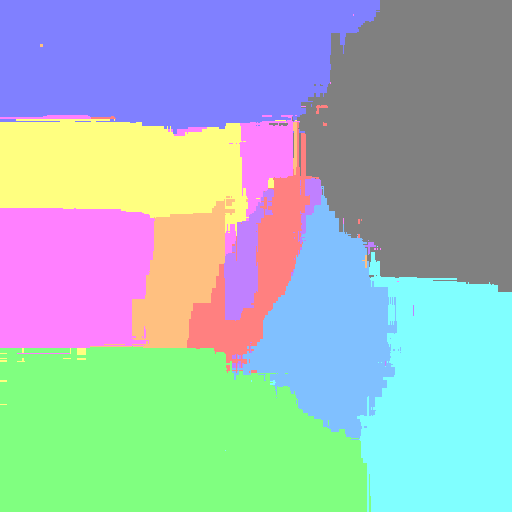
#> input picture lv1_python_sample_code/lv1_targets/classifier_01.png, 512 x 512 px
$ python clone1.py lv1_targets/classifier_01.png lv1_targets/classifier_02.png
#> lines starting #> are read from the running program, lines starting #| are printed output that depends on the picture
#> in load, self.img is the input picture: PIL image 512x512 RGB; mean R, G, B 159.9, 186, 186.4
### lv1_python_sample_code/evaluation.py
# coding: UTF-8

import numpy as np
from PIL import Image
from labels import ID2COLOR

# ターゲット認識器を表現する画像のサイズ
IMAGE_SIZE = 512

# 構築したクローン認識器を評価するためのクラス
class LV1_Evaluator:

    def __init__(self):
        h = IMAGE_SIZE // 2
        self.size = IMAGE_SIZE * IMAGE_SIZE
        self.samples = np.zeros((self.size, 2))
        for i in range(0, self.size):
            x = i % IMAGE_SIZE
            y = i // IMAGE_SIZE
            self.samples[i][0] = np.float32((x - h) / h)
            self.samples[i][1] = np.float32(-(y - h) / h)
        self.samples = np.float32(self.samples)

    # クローン認識器を可視化する（可視化結果を画像として保存する）
    #   model: クローン認識器
    #   filename: 可視化結果の保存先画像のファイルパス
    def visualize(self, model, filename):
#> called with filename = 'lv1_targets/classifier_02.png'
        self.clone_labels = model.predict(self.samples)
        img = Image.new('RGB', (IMAGE_SIZE, IMAGE_SIZE))
#> img: PIL image 512x512 RGB; every value is 0
        for i in range(0, self.size):
            x = i % IMAGE_SIZE
            y = i // IMAGE_SIZE
            img.putpixel((x, y), ID2COLOR[self.clone_labels[i]])
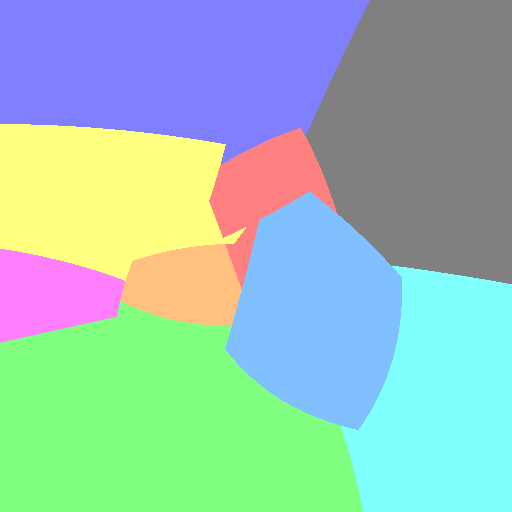
#> img: PIL image 512x512 RGB; mean R, G, B 153.3, 193.4, 183.3
        img.save(filename)

    # ターゲット認識器とクローン認識器の出力の一致率を求める
    #   target: ターゲット認識器
    #   model: クローン認識器
    def calc_accuracy(self, target, model):
        self.target_labels = target.predict(self.samples)
        self.clone_labels = model.predict(self.samples)
        n = np.count_nonzero(self.target_labels - self.clone_labels)
        return (self.size - n) / self.size

### lv1_python_sample_code/labels.py
# coding: UTF-8

# クラスラベルIDから可視化時の色を取得
ID2COLOR = [
    (128,128,255),
    (128,255,255),
    (128,255,128),
    (255,255,128),
    (255,128,128),
    (255,128,255),
    (128,128,128),
    (128,192,255),
    (255,192,128),
    (192,128,255)
]

# 可視化時の色からクラスラベルIDを取得
def COLOR2ID(color):
    for i in range(0, len(ID2COLOR)):
        if color == ID2COLOR[i]:
            return i
    return -1

### lv1_python_sample_code/clone1.py
# coding: UTF-8

import sys
import numpy as np
from PIL import Image
from sklearn import svm
from labels import COLOR2ID
from evaluation import IMAGE_SIZE
from evaluation import LV1_Evaluator

# ターゲット認識器を表現するクラス
# ターゲット認識器は2次元パターン（512x512の画像）で与えられるものとする
class LV1_TargetClassifier:

    # ターゲット認識器をロード
    #   filename: ターゲット認識器を表現する画像のファイルパス
    def load(self, filename):
        self.img = Image.open(filename)

    # 入力された二次元特徴量に対し，その認識結果（クラスラベルID）を返す
    def predict_once(self, x1, x2):
        h = IMAGE_SIZE // 2
        x = max(0, min(IMAGE_SIZE - 1, np.round(h * x1 + h)))
        y = max(0, min(IMAGE_SIZE - 1, np.round(h - h * x2)))
        return COLOR2ID(self.img.getpixel((x, y)))

    # 入力された二次元特徴量の集合に対し，各々の認識結果を返す
    def predict(self, features):
        labels = np.zeros(features.shape[0])
        for i in range(0, features.shape[0]):
            labels[i] = self.predict_once(features[i][0], features[i][1])
        return np.int32(labels)

# クローン認識器を表現するクラス
# このサンプルコードでは単純な 1-nearest neighbor 認識器とする（sklearnを使用）
# 下記と同型の fit メソッドと predict メソッドが必要
class LV1_UserDefinedClassifier:

    def __init__(self):
        self.clf = svm.SVC()

    # クローン認識器の学習
    #   (features, labels): 訓練データ（特徴量とラベルのペアの集合）
    def fit(self, features, labels):
        self.clf.fit(features, labels)

    # 未知の二次元特徴量を認識
    #   features: 認識対象の二次元特徴量の集合
    def predict(self, features):
        labels = self.clf.predict(features)
        return np.int32(labels)

# ターゲット認識器に入力する二次元特徴量をサンプリングする関数
#   n_samples: サンプリングする特徴量の数
def LV1_user_function_sampling(n_samples=1):
    features = np.zeros((n_samples, 2))
    for i in range(0, n_samples):
        # このサンプルコードでは[-1, 1]の区間をランダムサンプリングするものとする
        features[i][0] = 2 * np.random.rand() - 1
        features[i][1] = 2 * np.random.rand() - 1
    return np.float32(features)


# クローン処理の実行
# 第一引数でターゲット認識器を表す画像ファイルのパスを，
# 第二引数でクローン認識器の可視化結果を保存する画像ファイルのパスを，
# それぞれ指定するものとする
if __name__ == '__main__':

    if len(sys.argv) < 3:
        print("usage: clone.py /target/classifier/image/path /output/image/path")
        exit(0)

    # ターゲット認識器を用意
    target = LV1_TargetClassifier()
    target.load(sys.argv[1]) # 第一引数で指定された画像をターゲット認識器としてロード
    print("\nA target recognizer was loaded from {0} .".format(sys.argv[1]))

    # ターゲット認識器への入力として用いる二次元特徴量を用意
    # このサンプルコードではひとまず1000サンプルを用意することにする
    n = 100
    features = LV1_user_function_sampling(n_samples=n)
    print("\n{0} features were sampled.".format(n))

    # ターゲット認識器に用意した入力特徴量を入力し，各々に対応するクラスラベルIDを取得
    labels = target.predict(features)
    print("\nThe sampled features were recognized by the target recognizer.")

    # クローン認識器を学習
    model = LV1_UserDefinedClassifier()
    model.fit(features, labels)
    print("\nA clone recognizer was trained.")

    # 学習したクローン認識器を可視化し，精度を評価
    evaluator = LV1_Evaluator()
    evaluator.visualize(model, sys.argv[2])
    print("\nThe clone recognizer was visualized and saved to {0} .".format(sys.argv[2]))
    print("\naccuracy: {0}".format(evaluator.calc_accuracy(target, model)))

$ run again, on lv1_python_sample_code/lv1_targets/classifier_03.png
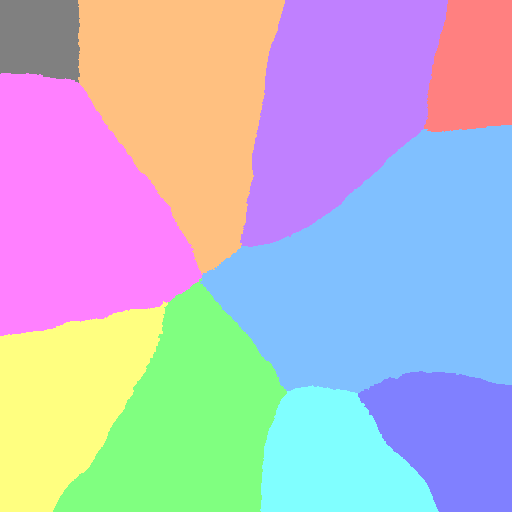
#> input picture lv1_python_sample_code/lv1_targets/classifier_03.png, 512 x 512 px
#> in load, self.img is the input picture: PIL image 512x512 RGB; mean R, G, B 186.9, 183.5, 204.4
#> after the loop in visualize, `for i in range(0, self.size):`:
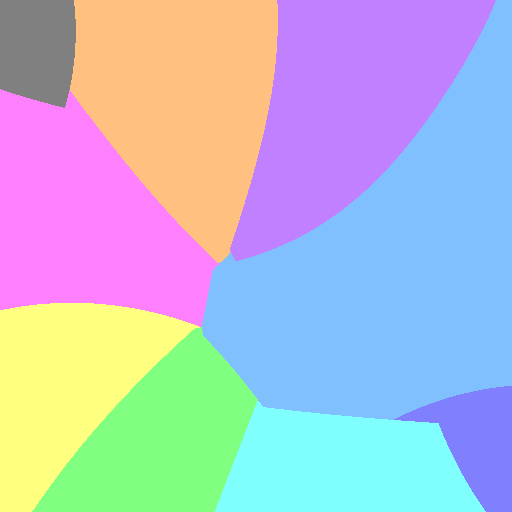
#> img: PIL image 512x512 RGB; mean R, G, B 182.9, 187.5, 210.6

$ run again, on lv1_python_sample_code/lv1_targets/classifier_04.png
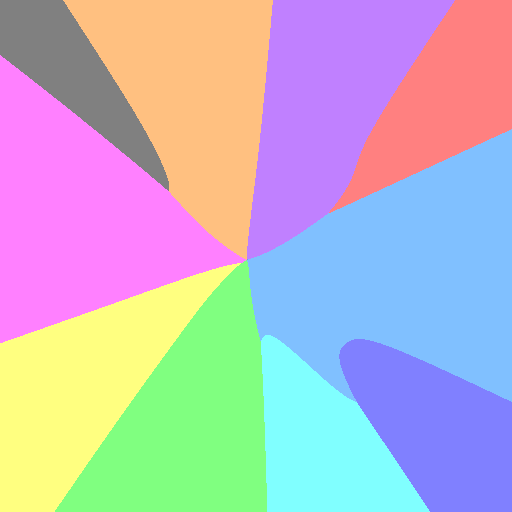
#> input picture lv1_python_sample_code/lv1_targets/classifier_04.png, 512 x 512 px
#> in load, self.img is the input picture: PIL image 512x512 RGB; mean R, G, B 188.7, 181.8, 198.7
#> after the loop in visualize, `for i in range(0, self.size):`:
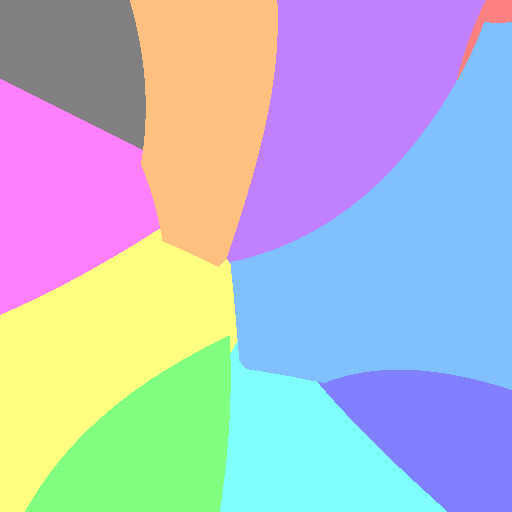
#> img: PIL image 512x512 RGB; mean R, G, B 180.4, 186.5, 205.4

$ run again, on lv1_python_sample_code/lv1_targets/classifier_05.png
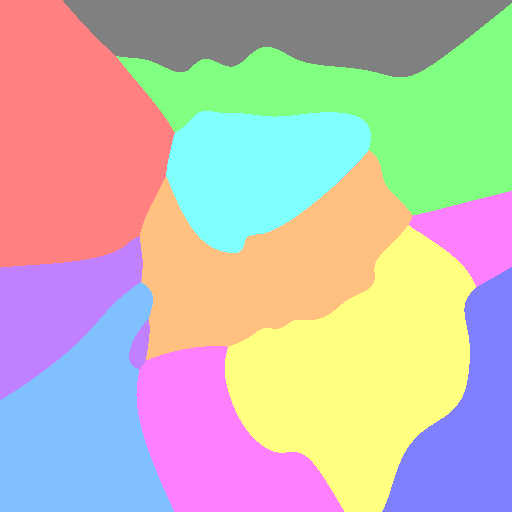
#> input picture lv1_python_sample_code/lv1_targets/classifier_05.png, 512 x 512 px
#> in load, self.img is the input picture: PIL image 512x512 RGB; mean R, G, B 194.2, 186.3, 176.2
#> after the loop in visualize, `for i in range(0, self.size):`:
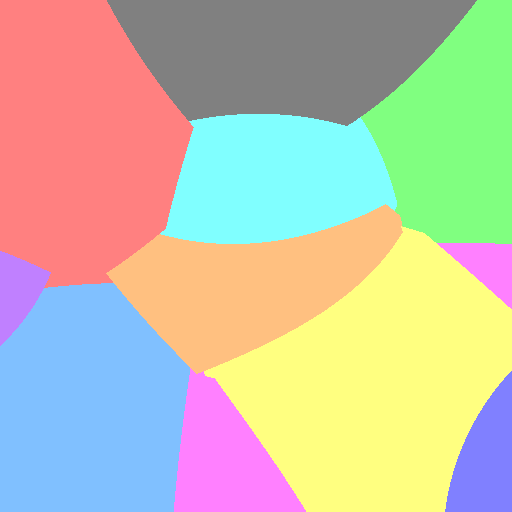
#> img: PIL image 512x512 RGB; mean R, G, B 193.5, 192.3, 168.3
